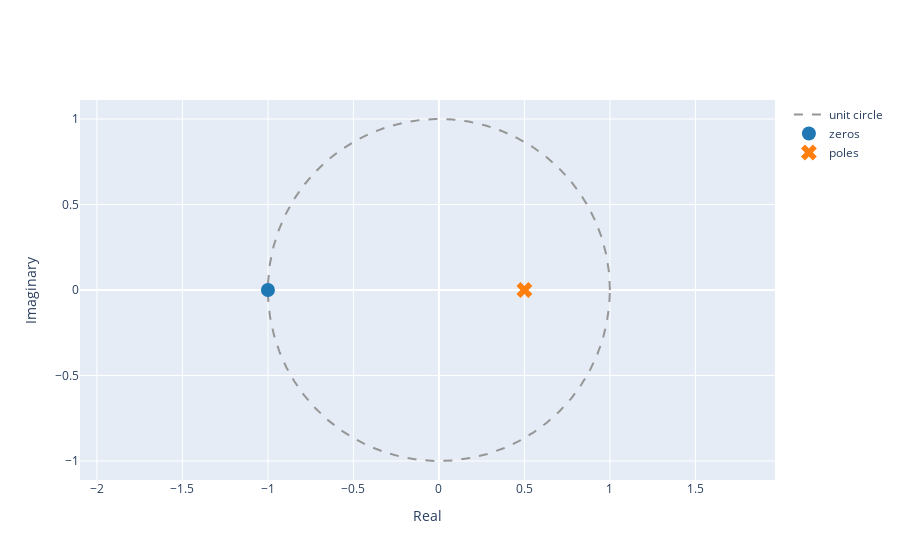

Here is the notebook cell this chart was saved with:
### Markdown cell above
iii. Use the function  `plot_zeros_poles(z, p)` to plot the zeros and poles found in ii.

### Code cell
from util import plot_zeros_poles

# Write your code here
plot_zeros_poles(zeros, poles)

### Figure 1 — Plotly figure (JSON) as saved in the notebook; plotly's stock layout.template omitted (floating-point values rounded to 4 significant figures; data arrays with more than 128 entries replaced by an {"elided": "..."} marker saying what was removed)
{"data": [{"line": {"color": "rgb(150,150,150)", "dash": "dash", "shape": "linear"}, "mode": "lines", "name": "unit circle", "type": "scatter", "x": {"elided": "1000 float values"}, "y": {"elided": "1000 float values"}}, {"marker": {"color": "#1f77b4", "size": 14, "symbol": "circle"}, "mode": "markers", "name": "zeros", "type": "scatter", "x": [-1], "y": [0]}, {"marker": {"color": "#ff7f0e", "size": 14, "symbol": "x"}, "mode": "markers", "name": "poles", "type": "scatter", "x": [0.5], "y": [0]}], "layout": {"xaxis": {"title": {"text": "Real"}}, "yaxis": {"scaleanchor": "x", "scaleratio": 1, "title": {"text": "Imaginary"}}}}
